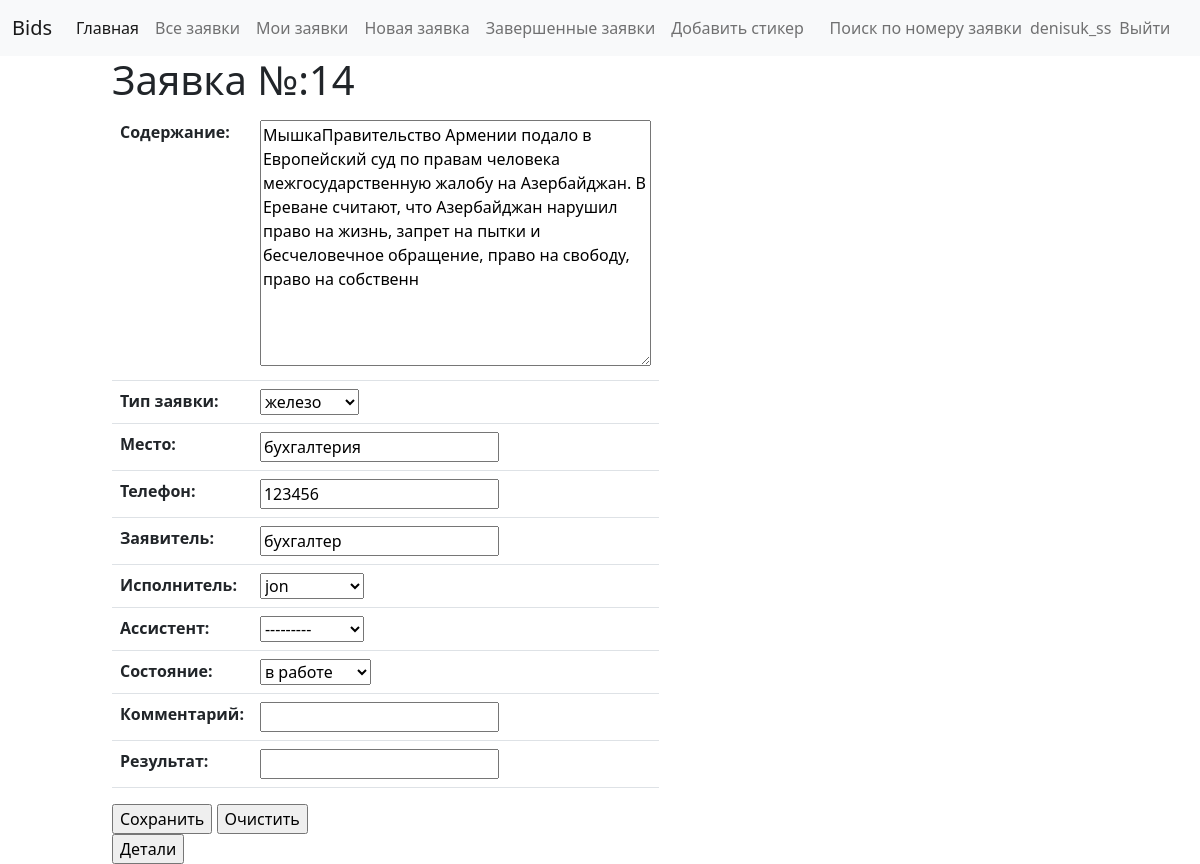
Screenshot of /system/bid/14/update/ (signed in) with the database file from the repository.
### system/models.py (models this page shows, shortened)
class Bid(models.Model):
    text = models.TextField(max_length=1000, help_text="Enter a brief description of the bid", verbose_name="Текст заявки")
    TYPE_OF_BID = (
        ('h', 'железо'),
        ('c', 'картридж'),
        ('pr', 'принтер'),
        ('w', 'сеть'),
        ('t', 'телефон'),
        ('v', 'вирусы'),
        ('s', 'софт'),
        ('pa', 'Парус'),
    )
    type_bid = models.CharField(max_length=2, choices=TYPE_OF_BID, blank=True, default='h', verbose_name="Тип заявки")
    location = models.CharField(max_length=200, default='Кабинет', verbose_name="Кабинет")
    telephone_num = models.CharField(max_length=200, default='Телефон', verbose_name="Телефон")
    bider = models.CharField(max_length=200, default='', verbose_name="Заявитель")
    maker = models.ForeignKey(User, on_delete=models.SET_NULL, null=True, verbose_name="Исполнитель")
    helper = models.CharField(max_length=200, null=True, verbose_name="Помощник")
    time_creation = models.DateTimeField(null=True, verbose_name="Дата создания заявки")
    time_start = models.DateTimeField(null=True, verbose_name="Дата начала работы")
    time_done = models.DateTimeField(null=True, verbose_name="Дата завершения работы")
    STATUS = (
        ('a', 'принята'),
        ('w', 'в работе'),
        ('f', 'выполнена'),
    )
    status = models.CharField(max_length=1, choices=STATUS, default='a', verbose_name="Статус заявки")
    comment = models.CharField(max_length=200, default='', verbose_name="Комментарий")
    result = models.CharField(max_length=300, default='', verbose_name="Результат работы")
    class Meta:
        verbose_name_plural = "Заявки"
        verbose_name = "Заявка"

### system/views.py (the view)
# urls.py: path('bid/<int:pk>/update/', views.bid_update, name='bid-update'),
@login_required
def bid_update(request, pk):
    bid = get_object_or_404(Bid, pk=pk)
    if request.method == 'POST':
        form = CreateBidForm(request.POST)
        if form.is_valid():
            bid.text = form.cleaned_data['text']
            bid.type_bid = form.cleaned_data['type_bid']
            bid.location = form.cleaned_data['location']
            bid.telephone_num = form.cleaned_data['telephone_num']
            bid.bider = form.cleaned_data['bider']
            bid.maker = form.cleaned_data['maker']
            bid.helper = form.cleaned_data['helper']
            bid.status = form.cleaned_data['status']
            bid.result = form.cleaned_data['result']
            bid.comment = form.cleaned_data['comment']
            if bid.status == "w":
                bid.time_start = datetime.datetime.today()
            elif bid.status == "f":
                bid.time_done = datetime.datetime.today()
            bid.save()
            return HttpResponseRedirect(reverse('bid-detail', args=(bid.pk,)))
    else:
        form = CreateBidForm(initial={
            'text': bid.text,
            'type_bid': bid.type_bid,
            'location': bid.location,
            'telephone_num': bid.telephone_num,
            'bider': bid.bider,
            'maker': bid.maker,
            'helper': bid.helper,
            'status': bid.status,
            'result': bid.result,
            'comment': bid.comment
        })
    context = {
        'form': form,
        'bid': bid,
    }
    return render(request, 'system/bid_update.html', context)

### system/forms.py (shortened to what this page needs)
class CreateBidForm(forms.Form):
    text = forms.CharField(max_length=1000, widget=forms.Textarea, label='Содержание')
    TYPE_OF_BID = (
        ('h', 'железо'),
        ('c', 'картридж'),
        ('pr', 'принтер'),
        ('w', 'сеть'),
        ('t', 'телефон'),
        ('v', 'вирусы'),
        ('s', 'софт'),
        ('pa', 'Парус'),
    )
    boys = User.objects.all()
    type_bid = forms.ChoiceField(choices=TYPE_OF_BID, initial='h', label='Тип заявки')
    location = forms.CharField(initial='', required=False, label='Место')
    telephone_num = forms.CharField(initial='', required=False, label='Телефон')
    bider = forms.CharField(initial='', required=False, label='Заявитель')
    maker = forms.ModelChoiceField(boys, required=False, label='Исполнитель')
    helper = forms.ModelChoiceField(boys, required=False, label='Ассистент')
    STATUS = (
        ('a', 'принята'),
        ('w', 'в работе'),
        ('f', 'выполнена'),
    )
    status = forms.ChoiceField(choices=STATUS, initial='a', label='Состояние')
    comment = forms.CharField(initial='', required=False, label='Комментарий')
    result = forms.CharField(initial='', required=False, label='Результат')

### system/templates/system/bid_update.html (shortened to what this page needs)
{% extends "base_generic.html" %}
{% block content %}
    <div class="center-block col-sm-4">
<h1>Заявка №:{{ bid.id }}</h1>
    <form action="" method="post">
        <table class="table">
        {{ form.as_table }}
        </table>
        <input type="submit" value="Сохранить" />
        <input type="reset" value="Очистить" />
    </form>
<input type="button" value="Детали" onClick="location.href='{% url "bid-detail" bid.pk %}'">
</div>
{% endblock %}

### system/templates/base_generic.html (shortened to what this page needs)
<!DOCTYPE html>
<html lang="en">
<head>
  <link href="https://cdn.jsdelivr.net/npm/bootstrap@5.0.0-beta1/dist/css/bootstrap.min.css" rel="stylesheet">
{% load django_bootstrap_icons %}{% include_bootstrap_icons %}
  {% load static %}
</head>
<body>
<nav class="navbar navbar-expand-lg navbar-light bg-light" >
  <div class="container-fluid">
    <a class="navbar-brand" href="{% url 'index' %}">Bids</a>
    <div class="collapse navbar-collapse" id="navbarSupportedContent">
      <ul class="navbar-nav me-auto mb-2 mb-lg-0">
        <li class="nav-item">
          <a class="nav-link active" aria-current="page" href="{% url 'index' %}">Главная</a>
        </li>
        <li class="nav-item">
          <a class="nav-link" href="{% url 'bids' %}">Все заявки</a>
        </li>
        {% if user.is_authenticated %}
            <li class="nav-item"><a class="nav-link" href="{% url 'my-bids' %}">Мои заявки</a></li>
            <li class="nav-item"><a class="nav-link" href="{% url 'bid-create' %}">Новая заявка</a></li>
            <li class="nav-item"><a class="nav-link" href="{% url 'bid-archive' %}">Завершенные заявки</a></li>
            <li class="nav-item"><a class="nav-link" href="{% url 'sticker-create' %}">Добавить стикер</a></li>
        {% endif %}
      </ul>
      <ul class="navbar-nav me-auto mb-2 mb-lg-0">
          <li class="nav-item"><a class="nav-link" href="{% url 'bid-search' %}">Поиск по номеру заявки</a></li>
        {% if user.is_authenticated %}
        <span class="navbar-text"> {{ user.get_username }}</span>
        <li class="nav-item"><a class="nav-link" href="{% url 'logout'%}?next={{request.path}}">Выйти</a></li>
        {% else %}
        <li class="nav-item"><a class="nav-link" href="{% url 'login'%}?next={{request.path}}">Войти</a></li>
        {% endif %}
      </ul>
    </div>
  </div>
</nav>
<div class="container-fluid">
<div class="row">
  <div class="col-sm-10 mx-auto">
  {% block content %}{% endblock %}
  </div>
</div>
</div>
</body>
</html>

### rows the page displays
Bid: id "14", text "МышкаПравительство Армении подало в Европейский суд по правам человека межгосударственную жалобу на Азербайджан. В Ереване считают, что Азербайджан нарушил право на жизнь, запрет на пытки и бесчеловечное обращение, право на свободу, право на собственн", type_bid "железо", location "бухгалтерия", telephone_num "123456", bider "бухгалтер", maker "jon", helper "---------", status "в работе", id "Детали"

### other values shown
{{ user.get_username }} "denisuk_ss"
